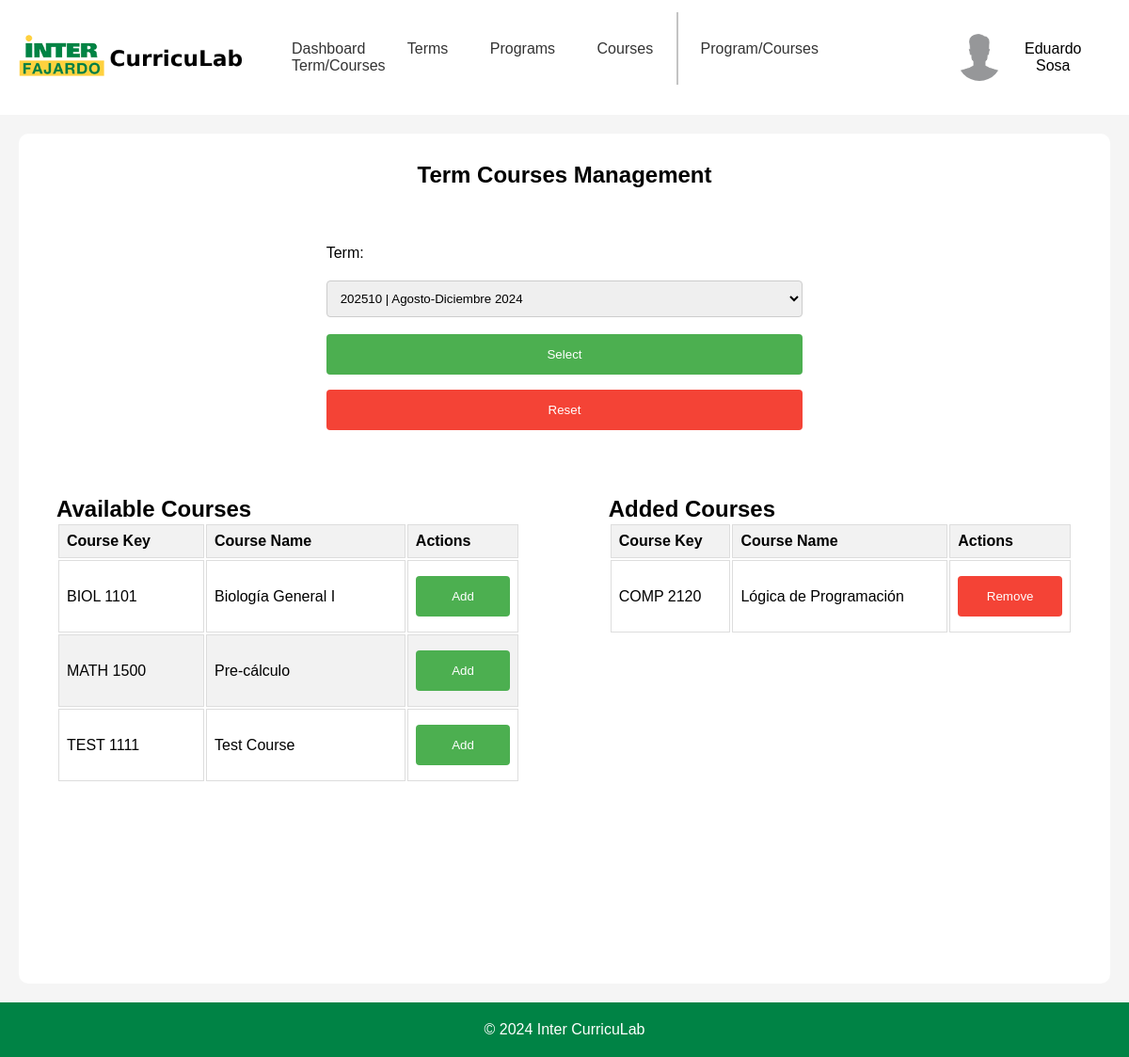
Screenshot of /templates/adminPages/adminTermCourses.php?term=202510 (signed in) with the database file from the repository.
### tables this page shows
CREATE TABLE "course" (
	"CourseID"	INTEGER NOT NULL UNIQUE,
	"CourseKey"	TEXT,
	"CourseName"	TEXT,
	"CompetencyKey"	TEXT,
	PRIMARY KEY("CourseID" AUTOINCREMENT),
	FOREIGN KEY("CompetencyKey") REFERENCES "competency"("CompetencyKey")
);

### templates/adminPages/adminTermCourses.php (the view, shortened to what this page needs)
<?php
$config = require_once '../../backend/php/config.php';
if (!isset($_SESSION['email'])) {
    header('Location: ../index.php');
    exit();
} elseif ($_SESSION['accountType'] !== 'Admin' && $_SESSION['accountType'] !== 'Root' && $_SESSION['accountType'] !== 'Staff') {
    header('Location: ../staffPages/profPage.php');
    exit;
} else {
    if ($config['db']['type'] === 'sqlite') {
        $db = new SQLite3($config['db']['sqlite']['path']);
    } elseif ($config['db']['type'] === 'mysql') {
        $dsn = "mysql:host={$config['db']['mysql']['host']};dbname={$config['db']['mysql']['dbname']}";
        $db = new PDO($dsn, $config['db']['mysql']['username'], $config['db']['mysql']['password']);
    }
    cleanUpTermCourses($db);
    $queryCourse = "SELECT * FROM course";
    $stmtCourse = $db->prepare($queryCourse);
    $resultCourse = $stmtCourse->execute();
    $courses = fetchAllRows($resultCourse);
    $queryTerm = "SELECT * FROM term";
    $stmtTerm = $db->prepare($queryTerm);
    $resultTerm = $stmtTerm->execute();
    $terms = fetchAllRows($resultTerm);
    $queryTermCourse = "SELECT * FROM termCourses";
    $stmtTermCourse = $db->prepare($queryTermCourse);
    $resultTermCourse = $stmtTermCourse->execute();
    $termCourses = fetchAllRows($resultTermCourse);
    $selectedTermKey = $_GET['term'] ?? null;
    if ($selectedTermKey) {
        $queryTermCourses = "SELECT * FROM termCourses WHERE TermKey = :termKey";
        $stmtTermCourses = $db->prepare($queryTermCourses);
        $stmtTermCourses->bindValue(':termKey', $selectedTermKey, SQLITE3_TEXT);
        $resultTermCourses = $stmtTermCourses->execute();
        $termCourses = fetchAllRows($resultTermCourses);
    } else {
        $termCourses = [];
    }
}
function fetchAllRows($result) {
    $rows = [];
    while ($row = $result->fetchArray(SQLITE3_ASSOC)) {
        $rows[] = $row;
    }
    return $rows;
}
function cleanUpTermCourses($db) {
    $queryTermCourses = "SELECT * FROM termCourses";
    $stmtTermCourses = $db->prepare($queryTermCourses);
    $resultTermCourses = $stmtTermCourses->execute();
    $termCourses = fetchAllRows($resultTermCourses);
    foreach ($termCourses as $termCourse) {
        $queryTerm = "SELECT * FROM term WHERE TermKey = :termKey";
        $stmtTerm = $db->prepare($queryTerm);
        $stmtTerm->bindValue(':termKey', $termCourse['TermKey'], SQLITE3_TEXT);
        $resultTerm = $stmtTerm->execute();
    }
}
?>
<!DOCTYPE html>
<html lang="en">
<head>
    <link rel="stylesheet" href="../../static/css/headerFooter.css">
    <link rel="stylesheet" href="../../static/css/adminTermCourses.css">
</head>
<body>
    <div id="headerNav">
        <div class="logo">
            <a href="adminDashboard.php">
                <img src="../../static/img/inter-logo-full.png" alt="Inter CurricuLab">
            </a>
        </div>
        <nav>
            <a href="adminDashboard.php">Dashboard</a>
            <a href="adminTerms.php">Terms</a>
            <a href="adminPrograms.php">Programs</a>
            <div class="dropdown">
                <a href="adminCourses.php">Courses</a>
            </div>
            <a class="navDivider"></a>
            <a href="adminProgramCourses.php">Program/Courses</a>
            <a href="#" class="active">Term/Courses</a>
        </nav>
        <div class="userBox">
            <button onclick="myFunction()" class="userDropdownButton">
                <img src="../../static/img/userProfile.jpg" alt="User" >
                <?php
                echo $_SESSION['firstName'] . ' ' . $_SESSION['lastName'];
                ?>
            </button>
        </div>
    </div>
    <div id="container">
        <div class="container-upperBox">
            <div class="gridParent">
                <div class="termSelector">
                    <h2>Term Courses Management</h2>
                    <form id="termForm">
                        <label for="term">Term:</label>
                        <select id="term" name="term">
                            <?php
                            foreach ($terms as $term) {
                                echo '<option value="' . htmlspecialchars($term['TermKey']) . '"';
                                if ($selectedTermKey == $term['TermKey']) {
                                    echo ' selected';
                                }
                                echo '>' . htmlspecialchars($term['TermKey']) . ' | ' . htmlspecialchars($term['TermName']) . '</option>';
                            }
                            ?>
                        </select>
                        <button id="termSelectorButton">Select</button>
                        <button id="resetButton">Reset</button>
                    </form>
                </div>
                <div class="coursesTable">
                    <h2>Available Courses</h2>
                    <table>
                        <thead>
                            <tr>
                                <th>Course Key</th>
                                <th>Course Name</th>
                                <th>Actions</th>
                            </tr>
                        </thead>
                        <?php
                        if (!$selectedTermKey) {
                            echo '<tbody hidden="hidden">';
                        } else {
                            echo '<tbody>';
                        }
                        ?>
                        <?php
                        foreach ($courses as $course) {
                            $isCourseInTerm = false;
                            foreach ($termCourses as $termCourse) {
                                if ($termCourse['CourseKey'] == $course['CourseKey']) {
                                    $isCourseInTerm = true;
                                    break;
                                }
                            }
                            if (!$isCourseInTerm) {
                                echo '<tr>';
                                echo '<td>' . $course['CourseKey'] . '</td>';
                                echo '<td>' . $course['CourseName'] . '</td>';
                                ?>
                                <td>
                                    <form method="post" action="<?php echo $_SERVER['PHP_SELF']; ?>">
                                        <button type="submit" name="addCourse" class="addButton">Add</button>
                                    </form>
                                </td>
                                <?php
                                echo '</tr>';
                            }
                        }
                        ?>
                        </tbody>
                    </table>
                </div>
                <div class="addedCourses">
                    <h2>Added Courses</h2>
                    <table>
                        <thead>
                            <tr>
                                <th>Course Key</th>
                                <th>Course Name</th>
                                <th>Actions</th>
                            </tr>
                        </thead>
                        <tbody>
                            <?php
                            foreach ($courses as $course) {
                                $isCourseInTerm = false;
                                foreach ($termCourses as $termCourse) {
                                    if ($course['CourseKey'] === $termCourse['CourseKey']) {
                                        $isCourseInTerm = true;
                                        break;
                                    }
                                }
                                if ($isCourseInTerm) {
                                    echo '<tr>';
                                    echo '<td>' . $course['CourseKey'] . '</td>';
                                    echo '<td>' . $course['CourseName'] . '</td>';
                                    ?>
                                    <td>
                                        <form method="post" action="<?php echo $_SERVER['PHP_SELF']; ?>">
                                            <button type="submit" name="removeCourse" class="removeButton">Remove</button>
                                        </form>
                                    </td>
                                    <?php
                                    echo '</tr>';
                                }
                            }
                            ?>
                        </tbody>
                    </table>
                </div>
            </div>
        </div>
    </div>
    <footer>
        <p>&copy; 2024 Inter CurricuLab</p>
    </footer>
</body>
</html>

### static/css/headerFooter.css (style rules this page uses)
* { margin: 0; padding: 0; box-sizing: border-box; font-family: 'Poppins', sans-serif; }
body { display: flex; flex-direction: column; min-height: 100vh; }
#headerNav { display: flex; justify-content: space-between; align-items: center; }
.logo { margin: 20px; }
.logo img { width: 250px; }
nav a:not(.navDivider) { padding: 20px; text-decoration: none; color: #333; border-radius: 5px; }
.navDivider { margin-right: 4px; border-right: 2px solid #c3c3c3; padding: 30px 0; }
.userBox { margin: 20px; }
.userDropdownButton { padding: 16px; font-size: 16px; border: none; cursor: pointer; background-color: transparent; border-radius: 5px; }
.userBox { position: relative; display: inline-block; }
.userBox img { width: 50px; height: 50px; border-radius: 50%; margin-right: 10px; }
.userDropdownButton img { pointer-events: none; }
.userBox button { display: flex; align-items: center; justify-content: center; }
.dropdown { position: relative; display: inline-block; }
footer { background-color: #008345; color: white; text-align: center; padding: 20px; margin-top: auto; }

### static/css/adminTermCourses.css (style rules this page uses)
#container { display: flex; flex-direction: column; background-color: #f5f5f5; flex-grow: 1; }
.container-upperBox { display: flex; flex-direction: column; align-items: center; background-color: white; margin: 20px; padding: 20px; border-radius: 10px; flex-grow: 1; }
.gridParent { display: grid; grid-template-columns: repeat(2, 1fr) 0.2fr repeat(2, 1fr); grid-template-rows: repeat(5, 1fr); grid-column-gap: 0; grid-row-gap: 0; width: 100%; height: 100%; }
.termSelector { grid-area: 1 / 2 / 3 / 5; }
.coursesTable { grid-area: 3 / 1 / 5 / 3; }
.addedCourses { grid-area: 3 / 4 / 5 / 6; }
.termSelector { display: flex; align-content: center; text-align: center; justify-content: center; flex-direction: column; }
.termSelector h2 { margin: 10px 0; font-size: 1.5em; }
#termForm { display: flex; flex-direction: column; align-items: flex-start; background-color: white; margin: 20px; padding: 20px; border-radius: 10px; flex-grow: 1; }
#termForm label { margin: 10px 0; }
#termForm select { width: 100%; padding: 10px; margin: 10px 0; border: 1px solid #ccc; border-radius: 4px; box-sizing: border-box; }
#termForm #termSelectorButton { background-color: #4CAF50; color: white; padding: 14px 20px; margin: 8px 0; border: none; border-radius: 4px; cursor: pointer; width: 100%; }
#termForm #resetButton { background-color: #f44336; color: white; padding: 14px 20px; margin: 8px 0; border: none; border-radius: 4px; cursor: pointer; width: 100%; }
.coursesTable { display: flex; flex-direction: column; border-collapse: collapse; margin: 20px; }
.coursesTable th { background-color: #f2f2f2; }
.coursesTable th, .coursesTable td { border: 1px solid #ddd; padding: 8px; text-align: left; }
.coursesTable tr:nth-child(even) { background-color: #f2f2f2; }
.addButton { background-color: #4CAF50; color: white; padding: 14px 20px; margin: 8px 0; border: none; border-radius: 4px; cursor: pointer; width: 100%; }
.addedCourses { display: flex; flex-direction: column; border-collapse: collapse; margin: 20px; }
.addedCourses th { background-color: #f2f2f2; }
.addedCourses th, .addedCourses td { border: 1px solid #ddd; padding: 8px; text-align: left; }
.removeButton { background-color: #f44336; color: white; padding: 14px 20px; margin: 8px 0; border: none; border-radius: 4px; cursor: pointer; width: 100%; }

### rows the page displays
course: CourseKey "BIOL 1101", CourseName "Biología General I"
course: CourseKey "MATH 1500", CourseName "Pre-cálculo"
course: CourseKey "TEST 1111", CourseName "Test Course"
course: CourseKey "COMP 2120", CourseName "Lógica de Programación"

### other values shown
$_SESSION['firstName'] "Eduardo"
$_SESSION['lastName'] "Sosa"
form field term "202510 | Agosto-Diciembre 2024"
